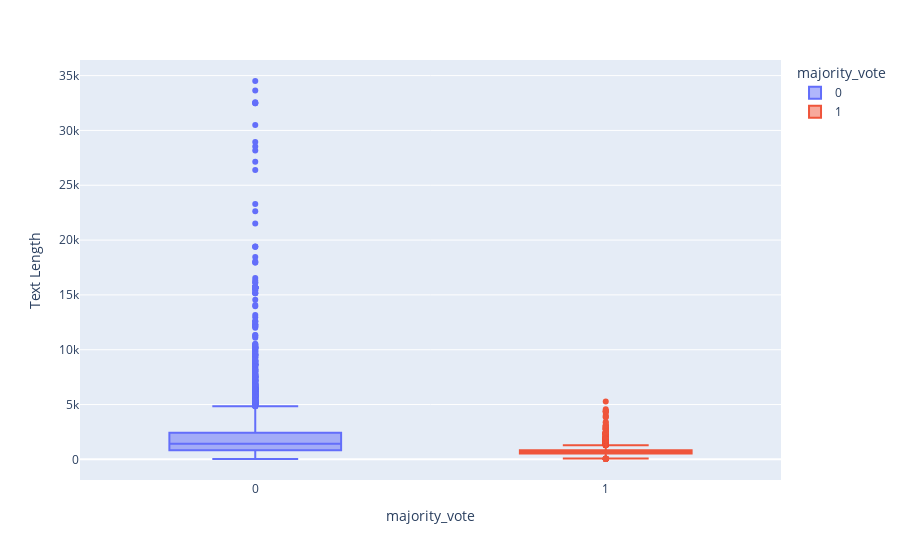

Notebook code cell kept with this figure:
### Markdown cell above
### Text Length vs Prediction

### Code cell
interactive_df["Text Length"] = df_cleaned["all_text"].apply(len)

fig = px.box(interactive_df, x="majority_vote", y="Text Length", color="majority_vote")

fig.show()

### Figure 1 — Plotly figure (JSON) as saved in the notebook; plotly's stock layout.template omitted (floating-point values rounded to 4 significant figures; data arrays with more than 128 entries replaced by an {"elided": "..."} marker saying what was removed)
{"data": [{"alignmentgroup": "True", "hovertemplate": "majority_vote=%{x}<br>Text Length=%{y}<extra></extra>", "legendgroup": "0", "marker": {"color": "#636efa"}, "name": "0", "notched": false, "offsetgroup": "0", "orientation": "v", "showlegend": true, "type": "box", "x": {"elided": "5618 int values"}, "x0": " ", "xaxis": "x", "y": {"elided": "5618 int values"}, "y0": " ", "yaxis": "y"}, {"alignmentgroup": "True", "hovertemplate": "majority_vote=%{x}<br>Text Length=%{y}<extra></extra>", "legendgroup": "1", "marker": {"color": "#EF553B"}, "name": "1", "notched": false, "offsetgroup": "1", "orientation": "v", "showlegend": true, "type": "box", "x": {"elided": "8494 int values"}, "x0": " ", "xaxis": "x", "y": {"elided": "8494 int values"}, "y0": " ", "yaxis": "y"}], "layout": {"boxmode": "overlay", "legend": {"title": {"text": "majority_vote"}, "tracegroupgap": 0}, "margin": {"t": 60}, "xaxis": {"anchor": "y", "categoryarray": [0, 1], "categoryorder": "array", "domain": [0, 1], "title": {"text": "majority_vote"}}, "yaxis": {"anchor": "x", "domain": [0, 1], "title": {"text": "Text Length"}}}}
